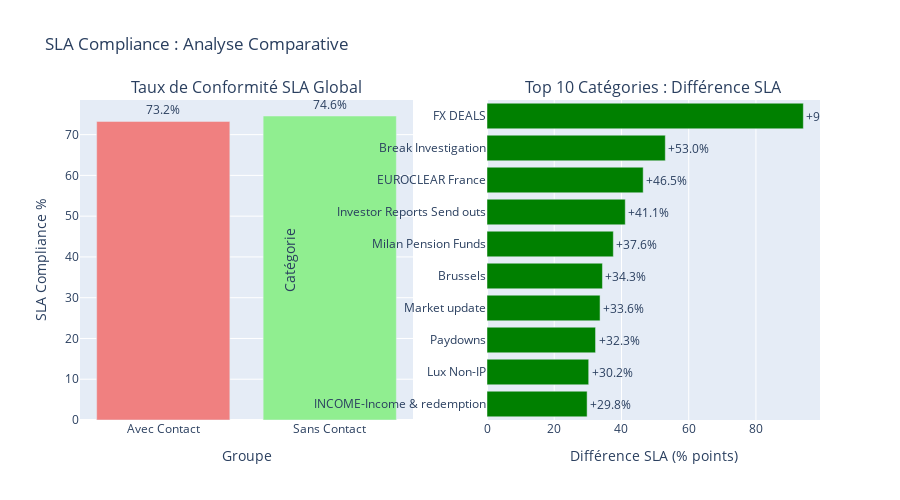

Notebook code cell kept with this figure:
### Code cell
# 10. Analyse détaillée : SLA Compliance entre sans contact et avec contact
sla_detailed_analysis = pd.read_sql_query("""
SELECT 
    CASE 
        WHEN (SELECT COUNT(*) FROM srcontact WHERE srcontact.SR_ID = sr.ID) = 0 THEN 'Sans Contact'
        ELSE 'Avec Contact'
    END as contact_group,
    COUNT(sr.ID) as total_srs,
    COUNT(CASE WHEN sr.CLOSINGDATE <= sr.EXPIRATION_DATE THEN 1 END) as srs_sla_ok,
    COUNT(CASE WHEN sr.CLOSINGDATE > sr.EXPIRATION_DATE THEN 1 END) as srs_sla_ko,
    ROUND(COUNT(CASE WHEN sr.CLOSINGDATE <= sr.EXPIRATION_DATE THEN 1 END) * 100.0 / COUNT(sr.ID), 2) as sla_compliance_pct,
    ROUND(AVG(CAST((julianday(sr.CLOSINGDATE) - julianday(sr.EXPIRATION_DATE)) * 24 AS REAL)), 2) as avg_hours_vs_sla,
    ROUND(AVG(CAST((julianday(sr.CLOSINGDATE) - julianday(sr.EXPIRATION_DATE)) * 24 AS REAL)) / 24, 1) as avg_days_vs_sla,
    ROUND(MAX(CAST((julianday(sr.CLOSINGDATE) - julianday(sr.EXPIRATION_DATE)) * 24 AS REAL)), 2) as max_delay_hours
FROM sr
WHERE strftime('%Y-%m', sr.CREATIONDATE) BETWEEN '2024-01' AND '2025-09'
  AND sr.CLOSINGDATE IS NOT NULL
  AND sr.EXPIRATION_DATE IS NOT NULL
GROUP BY contact_group
""", conn)

print("="*70)
print("📊 ANALYSE SLA COMPLIANCE : SANS vs AVEC CONTACT")
print("="*70)
print("\nComparaison détaillée de la conformité SLA\n")

display(sla_detailed_analysis)

# Analyse par catégorie
sla_by_category = pd.read_sql_query("""
SELECT 
    c.NAME as category_name,
    COUNT(sr.ID) as total_srs,
    COUNT(CASE WHEN (SELECT COUNT(*) FROM srcontact WHERE srcontact.SR_ID = sr.ID) = 0 THEN 1 END) as srs_zero_contact,
    
    -- SLA avec contact
    ROUND(COUNT(CASE WHEN (SELECT COUNT(*) FROM srcontact WHERE srcontact.SR_ID = sr.ID) > 0 
                       AND sr.CLOSINGDATE <= sr.EXPIRATION_DATE THEN 1 END) * 100.0 / 
          COUNT(CASE WHEN (SELECT COUNT(*) FROM srcontact WHERE srcontact.SR_ID = sr.ID) > 0 THEN 1 END), 2) as sla_with_contact_pct,
    
    -- SLA sans contact
    ROUND(COUNT(CASE WHEN (SELECT COUNT(*) FROM srcontact WHERE srcontact.SR_ID = sr.ID) = 0 
                       AND sr.CLOSINGDATE <= sr.EXPIRATION_DATE THEN 1 END) * 100.0 / 
          COUNT(CASE WHEN (SELECT COUNT(*) FROM srcontact WHERE srcontact.SR_ID = sr.ID) = 0 THEN 1 END), 2) as sla_no_contact_pct,
    
    -- Différence
    ROUND(COUNT(CASE WHEN (SELECT COUNT(*) FROM srcontact WHERE srcontact.SR_ID = sr.ID) = 0 
                       AND sr.CLOSINGDATE <= sr.EXPIRATION_DATE THEN 1 END) * 100.0 / 
          COUNT(CASE WHEN (SELECT COUNT(*) FROM srcontact WHERE srcontact.SR_ID = sr.ID) = 0 THEN 1 END), 2) -
    ROUND(COUNT(CASE WHEN (SELECT COUNT(*) FROM srcontact WHERE srcontact.SR_ID = sr.ID) > 0 
                       AND sr.CLOSINGDATE <= sr.EXPIRATION_DATE THEN 1 END) * 100.0 / 
          COUNT(CASE WHEN (SELECT COUNT(*) FROM srcontact WHERE srcontact.SR_ID = sr.ID) > 0 THEN 1 END), 2) as sla_difference
    
FROM sr
LEFT JOIN category c ON sr.CATEGORY_ID = c.ID
WHERE strftime('%Y-%m', sr.CREATIONDATE) BETWEEN '2024-01' AND '2025-09'
  AND sr.CLOSINGDATE IS NOT NULL
  AND sr.EXPIRATION_DATE IS NOT NULL
GROUP BY c.ID, c.NAME
HAVING COUNT(sr.ID) > 500
ORDER BY sla_difference DESC
LIMIT 20
""", conn)

print("\n" + "="*70)
print("📊 SLA COMPLIANCE PAR CATÉGORIE : Avec Contact vs Sans Contact")
print("="*70)
print("\nDifférence de SLA (positif = meilleur SLA sans contact)\n")

display(sla_by_category)

# Visualisation comparative
fig_sla = make_subplots(
    rows=1, cols=2,
    subplot_titles=('Taux de Conformité SLA Global', 'Top 10 Catégories : Différence SLA'),
    specs=[[{"type": "bar"}, {"type": "bar"}]]
)

# Graphique 1 : Comparaison globale
fig_sla.add_trace(
    go.Bar(
        x=sla_detailed_analysis['contact_group'],
        y=sla_detailed_analysis['sla_compliance_pct'],
        text=sla_detailed_analysis['sla_compliance_pct'].apply(lambda x: f"{x:.1f}%"),
        textposition='outside',
        marker_color=['lightcoral', 'lightgreen'],
        name='SLA Compliance',
        hovertemplate='<b>%{x}</b><br>SLA: %{y:.1f}%<extra></extra>'
    ),
    row=1, col=1
)

# Graphique 2 : Différence par catégorie (top 10)
top_sla_diff = sla_by_category.head(10).sort_values('sla_difference')
colors = ['green' if x >= 0 else 'red' for x in top_sla_diff['sla_difference']]

fig_sla.add_trace(
    go.Bar(
        y=top_sla_diff['category_name'],
        x=top_sla_diff['sla_difference'],
        orientation='h',
        text=top_sla_diff['sla_difference'].apply(lambda x: f"{x:+.1f}%"),
        textposition='outside',
        marker_color=colors,
        name='Différence SLA',
        hovertemplate='<b>%{y}</b><br>Diff: %{x:+.1f}%<extra></extra>'
    ),
    row=1, col=2
)

fig_sla.update_xaxes(title_text="Groupe", row=1, col=1)
fig_sla.update_yaxes(title_text="SLA Compliance %", row=1, col=1)
fig_sla.update_xaxes(title_text="Différence SLA (% points)", row=1, col=2)
fig_sla.update_yaxes(title_text="Catégorie", row=1, col=2)

fig_sla.update_layout(height=500, showlegend=False, title_text="SLA Compliance : Analyse Comparative")
fig_sla.show()

# Résumé
sla_no_contact = sla_detailed_analysis[sla_detailed_analysis['contact_group'] == 'Sans Contact'].iloc[0]
sla_with_contact = sla_detailed_analysis[sla_detailed_analysis['contact_group'] == 'Avec Contact'].iloc[0]
sla_diff = sla_no_contact['sla_compliance_pct'] - sla_with_contact['sla_compliance_pct']

print("\n" + "="*70)
print("💡 CONCLUSIONS SUR LA SLA COMPLIANCE")
print("="*70)
print(f"\n✓ SR Sans Contact : {sla_no_contact['sla_compliance_pct']:.1f}% conformité SLA")
print(f"✓ SR Avec Contact : {sla_with_contact['sla_compliance_pct']:.1f}% conformité SLA")
print(f"\n{'↑' if sla_diff > 0 else '↓'} Différence : {sla_diff:+.1f} points")

if sla_diff > 0:
    print(f"\n🎯 Les SR SANS CONTACT ont une MEILLEURE SLA compliance")
    print(f"   → Cela confirme que les processus automatisés sont plus fiables")
else:
    print(f"\n⚠️  Les SR AVEC CONTACT ont une MEILLEURE SLA compliance")
    print(f"   → Les interactions clients peuvent ralentir les processus")

print(f"\n📊 Délai moyen en cas de dépassement :")
print(f"   • Sans contact : {sla_no_contact['avg_days_vs_sla']:.1f}j")
print(f"   • Avec contact : {sla_with_contact['avg_days_vs_sla']:.1f}j")

### Figure 1 — Plotly figure (JSON) as saved in the notebook; plotly's stock layout.template omitted (floating-point values rounded to 4 significant figures)
{"data": [{"hovertemplate": "<b>%{x}</b><br>SLA: %{y:.1f}%<extra></extra>", "marker": {"color": ["lightcoral", "lightgreen"]}, "name": "SLA Compliance", "text": ["73.2%", "74.6%"], "textposition": "outside", "type": "bar", "x": ["Avec Contact", "Sans Contact"], "xaxis": "x", "y": [73.25, 74.57], "yaxis": "y"}, {"hovertemplate": "<b>%{y}</b><br>Diff: %{x:+.1f}%<extra></extra>", "marker": {"color": ["green", "green", "green", "green", "green", "green", "green", "green", "green", "green"]}, "name": "Différence SLA", "orientation": "h", "text": ["+29.8%", "+30.2%", "+32.3%", "+33.6%", "+34.3%", "+37.6%", "+41.1%", "+46.5%", "+53.0%", "+94.1%"], "textposition": "outside", "type": "bar", "x": [29.78, 30.25, 32.29, 33.63, 34.34, 37.58, 41.13, 46.46, 53.04, 94.1], "xaxis": "x2", "y": ["INCOME-Income & redemption", "Lux Non-IP", "Paydowns", "Market update", "Brussels", "Milan Pension Funds", "Investor Reports Send outs", "EUROCLEAR France", "Break Investigation", "FX DEALS"], "yaxis": "y2"}], "layout": {"annotations": [{"font": {"size": 16}, "showarrow": false, "text": "Taux de Conformité SLA Global", "x": 0.225, "xanchor": "center", "xref": "paper", "y": 1, "yanchor": "bottom", "yref": "paper"}, {"font": {"size": 16}, "showarrow": false, "text": "Top 10 Catégories : Différence SLA", "x": 0.775, "xanchor": "center", "xref": "paper", "y": 1, "yanchor": "bottom", "yref": "paper"}], "height": 500, "showlegend": false, "title": {"text": "SLA Compliance : Analyse Comparative"}, "xaxis": {"anchor": "y", "domain": [0, 0.45], "title": {"text": "Groupe"}}, "xaxis2": {"anchor": "y2", "domain": [0.55, 1], "title": {"text": "Différence SLA (% points)"}}, "yaxis": {"anchor": "x", "domain": [0, 1], "title": {"text": "SLA Compliance %"}}, "yaxis2": {"anchor": "x2", "domain": [0, 1], "title": {"text": "Catégorie"}}}}
